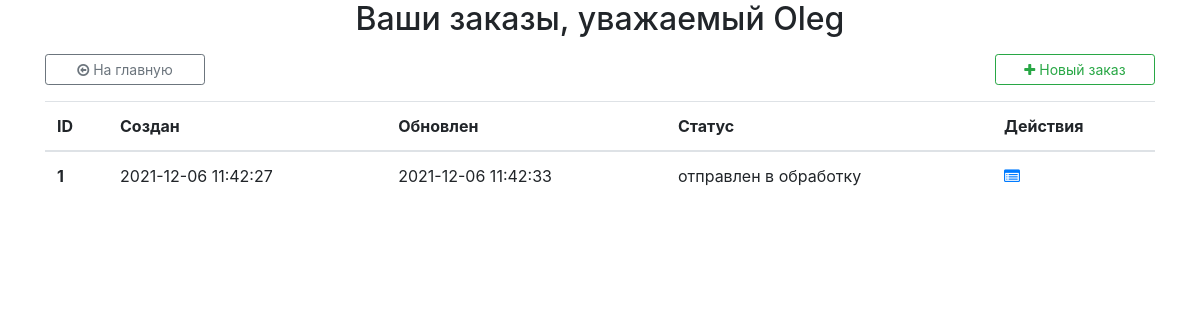
Screenshot of /order/ (signed in) with the database file from the repository.
### authnapp/models.py (models this page shows, shortened)
class ShopUser(AbstractUser):
    avatar = models.ImageField(upload_to="users_avatars", blank=True)
    age = models.PositiveIntegerField(verbose_name="возраст", default=18)
    activation_key = models.CharField(verbose_name="ключ подтверждения", max_length=128, blank=True)
    activation_key_expires = models.DateTimeField(
        verbose_name="актуальность ключа", default=(now() + timedelta(hours=48))
    )

### ordersapp/models.py (models this page shows, shortened)
class Order(models.Model):
    FORMING = "FM"
    SENT_TO_PROCEED = "STP"
    PROCEEDED = "PRD"
    PAID = "PD"
    READY = "RDY"
    CANCEL = "CNC"
    ORDER_STATUS_CHOICES = (
        (FORMING, "формируется"),
        (SENT_TO_PROCEED, "отправлен в обработку"),
        (PAID, "оплачен"),
        (PROCEEDED, "обрабатывается"),
        (READY, "готов к выдаче"),
        (CANCEL, "отменен"),
    )
    user = models.ForeignKey(settings.AUTH_USER_MODEL, on_delete=models.CASCADE)
    created = models.DateTimeField(verbose_name="создан", auto_now_add=True)
    updated = models.DateTimeField(verbose_name="обновлен", auto_now=True)
    status = models.CharField(verbose_name="статус", max_length=3, choices=ORDER_STATUS_CHOICES, default=FORMING)
    is_active = models.BooleanField(verbose_name="активен", default=True)
    class Meta:
        ordering = ("-created",)
        verbose_name = "заказ"
        verbose_name_plural = "заказы"

### ordersapp/views.py (the view)
class OrderList(ListView):
    model = Order
    def get_queryset(self):
        return Order.objects.filter(user=self.request.user)

### mainapp/context_processors.py (called while the page is built)
def basket(request):
    print("context processor basket works")
    basket = []
    if request.user.is_authenticated:
        basket = Basket.objects.filter(user=request.user)
    return {
        "basket": basket,
    }

### ordersapp/templates/ordersapp/order_list.html (shortened to what this page needs)
{% extends 'ordersapp/base.html' %}
{% load staticfiles %}
{% block content %}
<p class="h2 text-center">
    Ваши заказы, уважаемый
    {% if user.first_name %}{{ user.first_name|title }}{% else %}{{ "пользователь"|capfirst }}{% endif %}
</p>
<p>
<div class="row justify-content-between">
    <div class="col-2">
        <a href="{% url 'main' %}" class="btn btn-sm btn-outline-secondary col-12" role="button"><i
                class="fa fa-arrow-circle-o-left" aria-hidden="true"></i> {{ "на главную"|capfirst }}</a>
    </div>
    <div class="col-2">
        <a href="{% url 'ordersapp:order_create' %}" class="btn btn-sm btn-outline-success col-12" role="button"><i
                class="fa fa-plus" aria-hidden="true"></i> {{ "новый заказ"|capfirst }}</a>
    </div>
</div>
</p>
<p>
<table class="table">
    <thead>
        <tr>
            <th>ID</th>
            <th>Создан</th>
            <th>Обновлен</th>
            <th>Статус</th>
            <th colspan="3">Действия</th>
        </tr>
    </thead>
    <tbody>
        {% for item in object_list %}
        {% if item.is_active %}
        <tr>
            <th scope="row">{{ item.pk }}</th>
            <td>{{ item.created|date:"Y-m-d H:i:s" }}</td>
            <td>{{ item.updated|date:"Y-m-d H:i:s" }}</td>
            <td>{{ item.get_status_display }}</td>
            <td><a href="{% url 'ordersapp:order_read' item.pk %}" data-toggle="tooltip" data-placement="top"
                    title="Просмотр деталей"><i class="fa fa-list-alt" aria-hidden="true"></i></a></td>
            <td>
            </td>
            <td>
            </td>
        </tr>
        {% endif %}
        {% endfor %}
    </tbody>
</table>
</p>
{% endblock content %}

### rows the page displays
ShopUser: first_name "Oleg"
Order: pk "1", created "2021-12-06 11:42:27", updated "2021-12-06 11:42:33", status "отправлен в обработку"

### other values shown
{{ "на главную"|capfirst }} "На главную"
{{ "новый заказ"|capfirst }} "Новый заказ"
